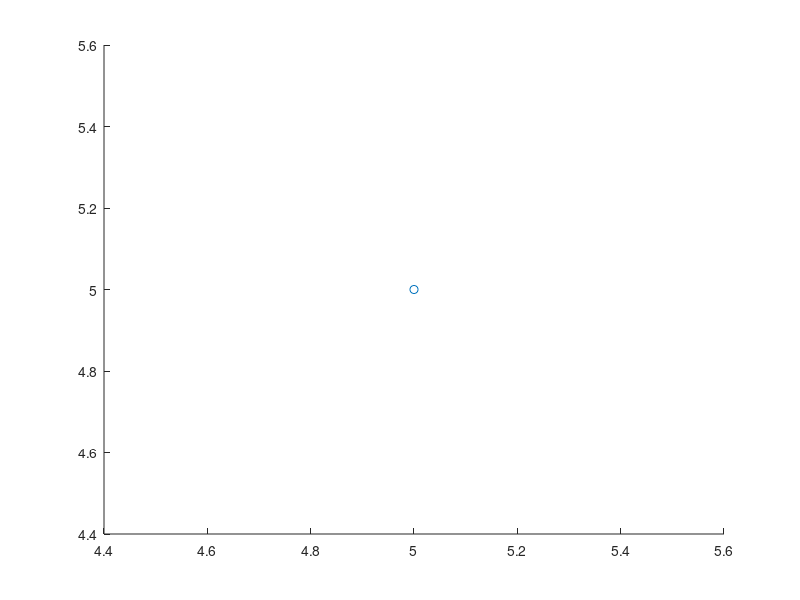

Write the MATLAB code that produced this figure.
% Growth Polynomial Regression 
% y = a * x/(b + x);
% z = a0 + a1 * w;
% z = 1/y;
% w = 1/x;
x = input('Enter independent points\n');
y = input('Enter dependent points \n');

n = length(y);
z = y.^(-1);
w = x.^(-1);
disp(w);
sum_w = sum(w);
sum_z = sum(z);
sum_w_2 = sum(w.^2);
sum_w_z = sum(w .* z);

a0 = (sum_w_2 * sum_z - sum_w * sum_w_z)/(n * sum_w_2 - (sum_w)^2);
a1 = (n * sum_w_z - sum_w * sum_z)/(n * sum_w_2 - (sum_w)^2);

a = a0 ^ -1;
b = a1 / a0;
for i=1:n
    res(i) = a * x(i)/(b + x(i));
    fprintf("res at %d is %f \n",i, res(i));
end
disp(res);

scatter(x, y);
hold on;
plot(x, res);

